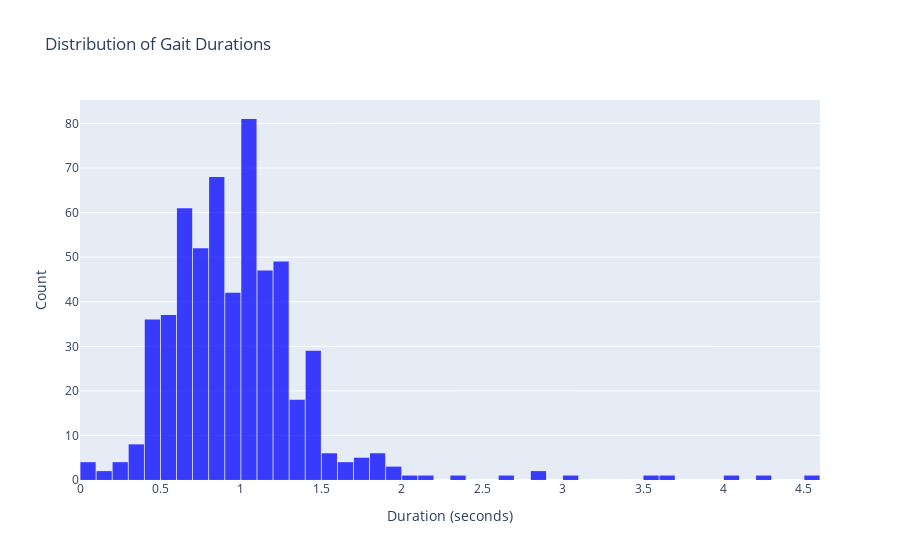

Notebook code for this chart:
### Markdown cell above
- We can also observe the gait duration variability.

### Code cell
# Compute the duration (in seconds) of each gait based on the length of the 'norm' list
gait_durations = [(len(gait['norm']) / 50) for gait in match_data_1]  # Divide by 50 to convert to seconds

# Plot histogram of gait durations
fig = go.Figure()
fig.add_trace(go.Histogram(x=gait_durations, 
                           marker_color='blue',
                           opacity=0.75))

fig.update_layout(title_text='Distribution of Gait Durations',
                  xaxis_title='Duration (seconds)',
                  yaxis_title='Count',
                  bargap=0.05)

fig.show()

### Figure 1 — Plotly figure (JSON) as saved in the notebook; plotly's stock layout.template omitted (floating-point values rounded to 4 significant figures; data arrays with more than 128 entries replaced by an {"elided": "..."} marker saying what was removed)
{"data": [{"marker": {"color": "blue"}, "opacity": 0.75, "type": "histogram", "x": {"elided": "574 float values"}}], "layout": {"bargap": 0.05, "title": {"text": "Distribution of Gait Durations"}, "xaxis": {"title": {"text": "Duration (seconds)"}}, "yaxis": {"title": {"text": "Count"}}}}
